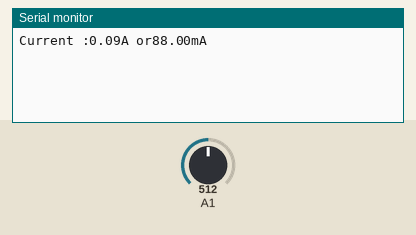
A sketch run on a simulated Arduino Uno, built with avr-gcc and run on an emulated ATmega328P. On the bench: the last lines printed to the serial monitor. The test bench sets the inputs (shaded band); at power-on: A1 = 512.

Above: at 1.2 s.
1.3 s: A1 set to 716
At 2.7 s:
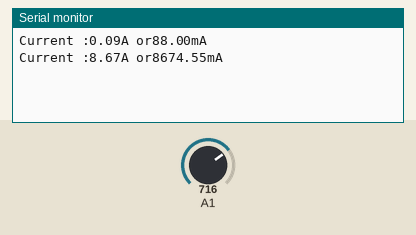
2.8 s: A1 set to 900
At 4.3 s:
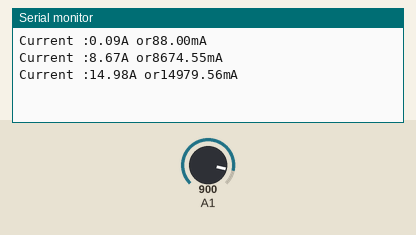
Timing chart, 0 to 5.8 s (numbered marks = the images above; inputs shaded):
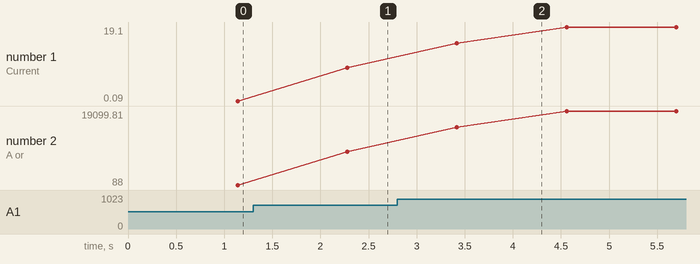

The sketch:

Current_Sensor.ino
```cpp
void setup() {
  Serial.begin(9600);
}

void loop() {
 float averageCurrent = 0;
 for(int i = 0; i < 1000; i++) {
   //averageCurrent = averageCurrent + (.0264 * analogRead(A1) -13.51);//for the 5A mode,
   averageCurrent = averageCurrent + (.049 * analogRead(A1) -25);// for 20A mode
   delay(1);
 }
 Serial.print("Current :");
 Serial.print(averageCurrent/1000);
 Serial.print("A or");
 Serial.print(averageCurrent);
 Serial.println("mA");
}
```

Measured:
- after the input at 1.3 s, the serial monitor: prints a new line after 0.98 s (image 1)
- after the input at 2.8 s, the serial monitor: prints a new line after 0.62 s (image 2)
- plotted number 1: 0.09 → 8.67 after the input at 1.3 s, 8.67 → 19.1 after the input at 2.8 s
- plotted number 2: 88 → 8674.55 after the input at 1.3 s, 8674.55 → 19099.81 after the input at 2.8 s
